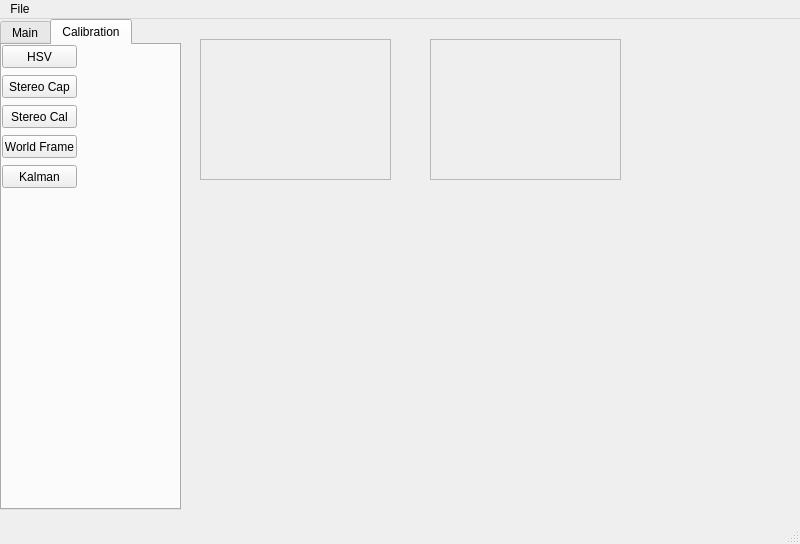
<?xml version="1.0" encoding="UTF-8"?>
<ui version="4.0">
 <class>MainWindow</class>
 <widget class="QMainWindow" name="MainWindow">
  <property name="geometry">
   <rect>
    <x>0</x>
    <y>0</y>
    <width>800</width>
    <height>544</height>
   </rect>
  </property>
  <property name="windowTitle">
   <string>MainWindow</string>
  </property>
  <widget class="QWidget" name="centralwidget">
   <widget class="QTabWidget" name="tabWidget">
    <property name="geometry">
     <rect>
      <x>0</x>
      <y>0</y>
      <width>181</width>
      <height>491</height>
     </rect>
    </property>
    <property name="styleSheet">
     <string notr="true">font: 8pt &quot;MS Gothic&quot;</string>
    </property>
    <property name="currentIndex">
     <number>1</number>
    </property>
    <widget class="QWidget" name="main_tab">
     <attribute name="title">
      <string>Main</string>
     </attribute>
    </widget>
    <widget class="QWidget" name="calibration_tab">
     <attribute name="title">
      <string>Calibration</string>
     </attribute>
     <widget class="QPushButton" name="PB_calib_hsv">
      <property name="geometry">
       <rect>
        <x>0</x>
        <y>0</y>
        <width>75</width>
        <height>23</height>
       </rect>
      </property>
      <property name="cursor">
       <cursorShape>ArrowCursor</cursorShape>
      </property>
      <property name="text">
       <string>HSV</string>
      </property>
     </widget>
     <widget class="QPushButton" name="PB_calib_stereocap">
      <property name="geometry">
       <rect>
        <x>0</x>
        <y>30</y>
        <width>75</width>
        <height>23</height>
       </rect>
      </property>
      <property name="cursor">
       <cursorShape>ArrowCursor</cursorShape>
      </property>
      <property name="text">
       <string>Stereo Cap</string>
      </property>
     </widget>
     <widget class="QPushButton" name="PB_calib_stereocam">
      <property name="geometry">
       <rect>
        <x>0</x>
        <y>60</y>
        <width>75</width>
        <height>23</height>
       </rect>
      </property>
      <property name="cursor">
       <cursorShape>ArrowCursor</cursorShape>
      </property>
      <property name="text">
       <string>Stereo Cal</string>
      </property>
     </widget>
     <widget class="QPushButton" name="PB_calib_worldframe">
      <property name="geometry">
       <rect>
        <x>0</x>
        <y>90</y>
        <width>75</width>
        <height>23</height>
       </rect>
      </property>
      <property name="cursor">
       <cursorShape>ArrowCursor</cursorShape>
      </property>
      <property name="text">
       <string>World Frame</string>
      </property>
     </widget>
     <widget class="QPushButton" name="PB_calib_kalman">
      <property name="geometry">
       <rect>
        <x>0</x>
        <y>120</y>
        <width>75</width>
        <height>23</height>
       </rect>
      </property>
      <property name="cursor">
       <cursorShape>ArrowCursor</cursorShape>
      </property>
      <property name="text">
       <string>Kalman</string>
      </property>
     </widget>
    </widget>
   </widget>
   <widget class="QFrame" name="frame_2">
    <property name="geometry">
     <rect>
      <x>430</x>
      <y>20</y>
      <width>191</width>
      <height>141</height>
     </rect>
    </property>
    <property name="frameShape">
     <enum>QFrame::StyledPanel</enum>
    </property>
    <property name="frameShadow">
     <enum>QFrame::Raised</enum>
    </property>
   </widget>
   <widget class="QFrame" name="frame">
    <property name="geometry">
     <rect>
      <x>200</x>
      <y>20</y>
      <width>191</width>
      <height>141</height>
     </rect>
    </property>
    <property name="frameShape">
     <enum>QFrame::StyledPanel</enum>
    </property>
    <property name="frameShadow">
     <enum>QFrame::Raised</enum>
    </property>
   </widget>
  </widget>
  <widget class="QStatusBar" name="statusbar"/>
  <widget class="QMenuBar" name="menubar">
   <property name="geometry">
    <rect>
     <x>0</x>
     <y>0</y>
     <width>800</width>
     <height>21</height>
    </rect>
   </property>
   <widget class="QMenu" name="menuFile">
    <property name="title">
     <string>File</string>
    </property>
    <addaction name="actionExit2"/>
   </widget>
   <addaction name="menuFile"/>
  </widget>
  <action name="actionExit2">
   <property name="text">
    <string>Exit2</string>
   </property>
  </action>
 </widget>
 <resources/>
 <connections/>
</ui>
